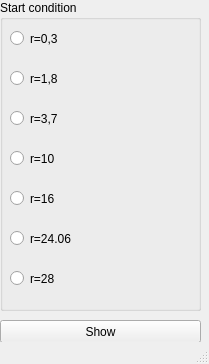
<?xml version="1.0" encoding="UTF-8"?>
<ui version="4.0">
 <class>MainWindow</class>
 <widget class="QMainWindow" name="MainWindow">
  <property name="geometry">
   <rect>
    <x>0</x>
    <y>0</y>
    <width>209</width>
    <height>364</height>
   </rect>
  </property>
  <property name="windowTitle">
   <string>Аттрактор Лоренца</string>
  </property>
  <widget class="QWidget" name="centralwidget">
   <widget class="QPushButton" name="pushButton">
    <property name="geometry">
     <rect>
      <x>0</x>
      <y>320</y>
      <width>201</width>
      <height>23</height>
     </rect>
    </property>
    <property name="text">
     <string>Show</string>
    </property>
   </widget>
   <widget class="QGroupBox" name="groupBox">
    <property name="geometry">
     <rect>
      <x>0</x>
      <y>0</y>
      <width>201</width>
      <height>311</height>
     </rect>
    </property>
    <property name="title">
     <string>Start condition</string>
    </property>
    <widget class="QRadioButton" name="radioButton">
     <property name="geometry">
      <rect>
       <x>10</x>
       <y>30</y>
       <width>201</width>
       <height>17</height>
      </rect>
     </property>
     <property name="text">
      <string>r=0,3</string>
     </property>
    </widget>
    <widget class="QRadioButton" name="radioButton_2">
     <property name="geometry">
      <rect>
       <x>10</x>
       <y>70</y>
       <width>201</width>
       <height>17</height>
      </rect>
     </property>
     <property name="text">
      <string>r=1,8</string>
     </property>
    </widget>
    <widget class="QRadioButton" name="radioButton_3">
     <property name="geometry">
      <rect>
       <x>10</x>
       <y>110</y>
       <width>201</width>
       <height>17</height>
      </rect>
     </property>
     <property name="text">
      <string>r=3,7</string>
     </property>
    </widget>
    <widget class="QRadioButton" name="radioButton_4">
     <property name="geometry">
      <rect>
       <x>10</x>
       <y>150</y>
       <width>201</width>
       <height>17</height>
      </rect>
     </property>
     <property name="text">
      <string>r=10</string>
     </property>
    </widget>
    <widget class="QRadioButton" name="radioButton_5">
     <property name="geometry">
      <rect>
       <x>10</x>
       <y>190</y>
       <width>201</width>
       <height>17</height>
      </rect>
     </property>
     <property name="text">
      <string>r=16</string>
     </property>
    </widget>
    <widget class="QRadioButton" name="radioButton_6">
     <property name="geometry">
      <rect>
       <x>10</x>
       <y>230</y>
       <width>201</width>
       <height>17</height>
      </rect>
     </property>
     <property name="text">
      <string>r=24.06</string>
     </property>
    </widget>
    <widget class="QRadioButton" name="radioButton_7">
     <property name="geometry">
      <rect>
       <x>10</x>
       <y>270</y>
       <width>201</width>
       <height>17</height>
      </rect>
     </property>
     <property name="text">
      <string>r=28</string>
     </property>
    </widget>
   </widget>
  </widget>
  <widget class="QStatusBar" name="statusbar"/>
 </widget>
 <resources/>
 <connections/>
</ui>
